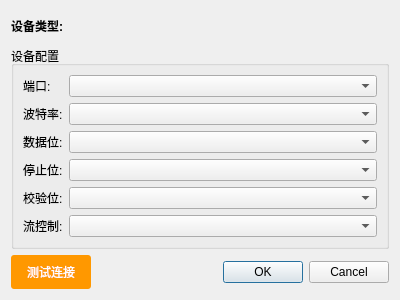
<?xml version="1.0" encoding="UTF-8"?>
<ui version="4.0">
 <class>DeviceConfigDialog</class>
 <widget class="QDialog" name="DeviceConfigDialog">
  <property name="geometry">
   <rect>
    <x>0</x>
    <y>0</y>
    <width>400</width>
    <height>300</height>
   </rect>
  </property>
  <property name="windowTitle">
   <string>设备配置</string>
  </property>
  <property name="modal">
   <bool>true</bool>
  </property>
  <property name="sizeGripEnabled">
   <bool>false</bool>
  </property>
  <layout class="QVBoxLayout" name="verticalLayout">
   <item>
    <widget class="QLabel" name="label_device_type">
     <property name="text">
      <string>设备类型: </string>
     </property>
     <property name="styleSheet">
      <string notr="true">QLabel { font-weight: bold; font-size: 12px; }</string>
     </property>
    </widget>
   </item>
   <item>
    <widget class="QGroupBox" name="groupBox_config">
     <property name="title">
      <string>设备配置</string>
     </property>
     <layout class="QFormLayout" name="formLayout">
      <item row="0" column="0">
       <widget class="QLabel" name="label_port">
        <property name="text">
         <string>端口:</string>
        </property>
       </widget>
      </item>
      <item row="0" column="1">
       <widget class="QComboBox" name="comboBox_port"/>
      </item>
      <item row="1" column="0">
       <widget class="QLabel" name="label_baudrate">
        <property name="text">
         <string>波特率:</string>
        </property>
       </widget>
      </item>
      <item row="1" column="1">
       <widget class="QComboBox" name="comboBox_baudrate"/>
      </item>
      <item row="2" column="0">
       <widget class="QLabel" name="label_databits">
        <property name="text">
         <string>数据位:</string>
        </property>
       </widget>
      </item>
      <item row="2" column="1">
       <widget class="QComboBox" name="comboBox_databits"/>
      </item>
      <item row="3" column="0">
       <widget class="QLabel" name="label_stopbits">
        <property name="text">
         <string>停止位:</string>
        </property>
       </widget>
      </item>
      <item row="3" column="1">
       <widget class="QComboBox" name="comboBox_stopbits"/>
      </item>
      <item row="4" column="0">
       <widget class="QLabel" name="label_parity">
        <property name="text">
         <string>校验位:</string>
        </property>
       </widget>
      </item>
      <item row="4" column="1">
       <widget class="QComboBox" name="comboBox_parity"/>
      </item>
      <item row="5" column="0">
       <widget class="QLabel" name="label_flowcontrol">
        <property name="text">
         <string>流控制:</string>
        </property>
       </widget>
      </item>
      <item row="5" column="1">
       <widget class="QComboBox" name="comboBox_flowcontrol"/>
      </item>
     </layout>
    </widget>
   </item>
   <item>
    <layout class="QHBoxLayout" name="horizontalLayout">
     <item>
      <widget class="QPushButton" name="pushButton_test">
       <property name="text">
        <string>测试连接</string>
       </property>
       <property name="styleSheet">
        <string notr="true">QPushButton {
    background-color: #FF9800;
    color: white;
    border: none;
    border-radius: 3px;
    padding: 8px 16px;
}
QPushButton:hover {
    background-color: #F57C00;
}</string>
       </property>
      </widget>
     </item>
     <item>
      <spacer name="horizontalSpacer">
       <property name="orientation">
        <enum>Qt::Horizontal</enum>
       </property>
       <property name="sizeHint" stdset="0">
        <size>
         <width>40</width>
         <height>20</height>
        </size>
       </property>
      </spacer>
     </item>
     <item>
      <widget class="QDialogButtonBox" name="buttonBox">
       <property name="orientation">
        <enum>Qt::Horizontal</enum>
       </property>
       <property name="standardButtons">
        <set>QDialogButtonBox::Cancel|QDialogButtonBox::Ok</set>
       </property>
      </widget>
     </item>
    </layout>
   </item>
  </layout>
 </widget>
 <resources/>
 <connections>
  <connection>
   <sender>buttonBox</sender>
   <signal>accepted()</signal>
   <receiver>DeviceConfigDialog</receiver>
   <slot>accept()</slot>
   <hints>
    <hint type="sourcelabel">
     <x>248</x>
     <y>254</y>
    </hint>
    <hint type="destinationlabel">
     <x>157</x>
     <y>274</y>
    </hint>
   </hints>
  </connection>
  <connection>
   <sender>buttonBox</sender>
   <signal>rejected()</signal>
   <receiver>DeviceConfigDialog</receiver>
   <slot>reject()</slot>
   <hints>
    <hint type="sourcelabel">
     <x>316</x>
     <y>260</y>
    </hint>
    <hint type="destinationlabel">
     <x>286</x>
     <y>274</y>
    </hint>
   </hints>
  </connection>
 </connections>
</ui> 
